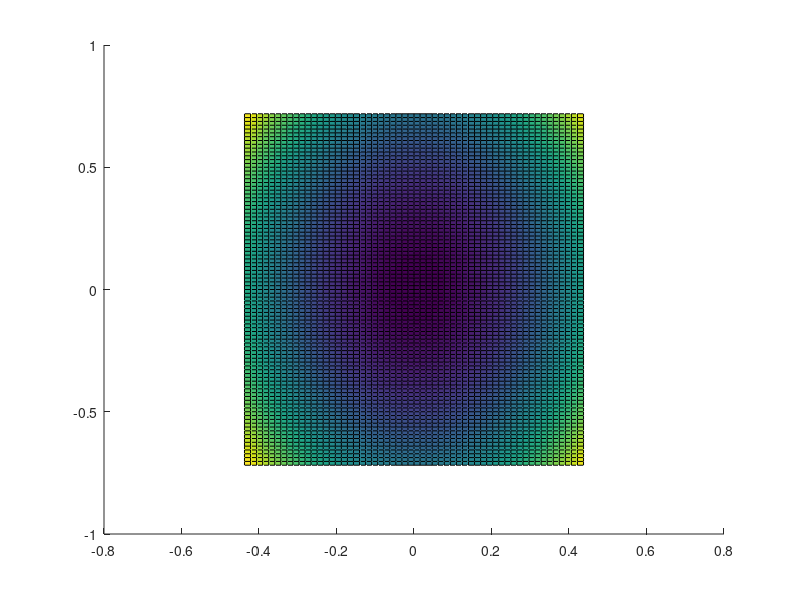

Source code (MATLAB): (Note: this script raises an error after producing the figure.)
% Modeling the distance function from a 3D query point to a paraboloid.
a = 4; b = 1;		% Paraboloid coefficients.
p = [0.5,0.5,0.5];	% Query point.

% The paraboloid.
f = @(u,v) a*u.^2 + b*v.^2;

% The distance function.
D = @(u,v) 0.5 * ((u-p(1)).^2 + (v-p(2)).^2 + (a*u.^2 + b*v.^2 - p(3)).^2);

cellsPerUnitLengh = 64;
h = 1/cellsPerUnitLengh;

% Finding how far to go in the half-axes to get a lower bound on the
% maximum height in Q(u,v) = a*u^2 + b*v^2.
d = 0.5;			% Domain is [-d, d]^3.
r = d * sqrt(3);	% Radius of circumscribing circle (containing the domain cube).
hu = 0.5 * (-1/a + sqrt(a^(-2) + 4*r^2));		% Expected min height along u axis (for v=0).
mu = ceil(sqrt(hu / a)/h)*h;
hv = 0.5 * (-1/b + sqrt(b^(-2) + 4*r^2));		% Expected min height along v axis (for u=0).
mv = ceil(sqrt(hv / b)/h)*h;

t = linspace( 0, 2*pi, 100 );

[U,V] = meshgrid( linspace( -mu, mu, 2*mu/h + 1 ), linspace( -mv, mv, 2*mv/h + 1 ) );
Z = f( U, V );
figure;
hold on;
surf(U, V, Z);
% plot3(p(1), p(2), p(3), "o");
% pStar = [0.311190426, 0.434147127, f(0.311190426, 0.434147127)];
% plot3(pStar(1), pStar(2), pStar(3), "o");
% plot3([p(1), pStar(1)], [p(2), pStar(2)], [p(3), pStar(3)], "-");
plot3(r*cos(t), zeros(length(t)), r*sin(t), "b-");			% Circle on xz plane.
plot3(zeros(length(t)), r*cos(t), r*sin(t), "r-");			% Circle on yz plane.
xlabel( "x" );
ylabel( "y" );
zlabel( "z" );
axis equal;
% xlim([-0.5, 0.5]);
% ylim([-0.5, 0.5]);
% zlim([-0.5, 0.5]);

% A cube representing the domain.
s = -pi : pi/2 : pi;                                % Define corners.
ph = pi/4;                                          % Define angular prientation ('phase').
x = d*[cos(s+ph); cos(s+ph)]/cos(ph);
y = d*[sin(s+ph); sin(s+ph)]/sin(ph);
z = d*[-ones(size(s)); ones(size(s))];
beta = pi/4;
% Rot = [cos(beta), -sin(beta), 0; sin(beta), cos(beta), 0; 0, 0, 1];
% Rot = Rot * [cos(beta), 0, sin(beta); 0, 1, 0; -sin(beta), 0, cos(beta)];
Rot = eye(3);
corners1 = Rot*[x(1,:);y(1,:);z(1,:)];
corners2 = Rot*[x(2,:);y(2,:);z(2,:)];
corners = [corners1; corners2];
surf( corners([1,4],:), corners([2,5],:), corners([3,6],:), 'FaceColor', 'm', 'FaceAlpha', 0.15 )	% Plot cube domain.
patch( corners([1,4],:)', corners([2,5],:)', corners([3,6],:)', 'm', 'FaceAlpha', 0.3 )

title( "Paraboloid" );
rotate3d on;
grid on;
hold off;

% Z = D( U, V );
% figure;
% hold on;
% surf(U, V, Z);
% xlabel( "x" );
% ylabel( "y" );
% zlabel( "z" );
% axis equal;
% zlim([-0.5, 1.5]);
% title( "Distance function" );
% rotate3d on;
% grid on;
% hold off;